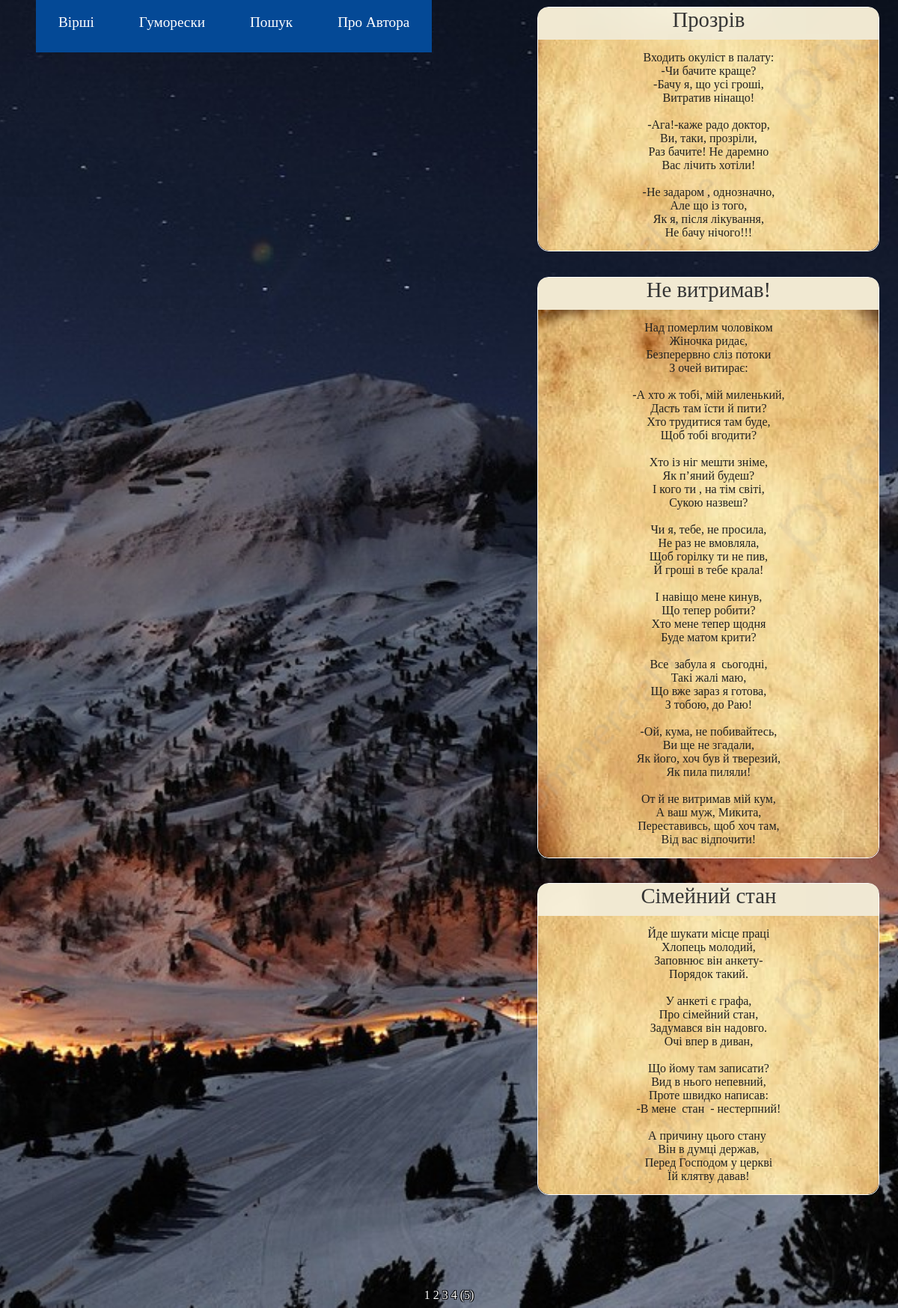
Page /poems/5 on the committed database.
### app/models.py (models this page shows)
class Poem(db.Model):
    id = db.Column(db.Integer, primary_key=True)
    title = db.Column(db.String(20), unique=True)
    text = db.Column(db.String(1028), unique=True)

### app/routes.py (the view)
@app.route('/poems/<int:page_num>')
def poems(page_num):
    poems = Poem.query.paginate(per_page=5, page=page_num, error_out=True)
    return render_template('poems.html', title='Вірші',  poems=poems)

### app/templates/poems.html
{% extends "base.html" %}
{% block app_content %}
    {% for poem in poems.items %}
        {% include "_poem.html" %}
    {% endfor %}
    <div class="pagination-links">
    {% for page in poems.iter_pages() %}
        {% if page %}
            {% if page != poems.page %}
                <a href="{{ url_for('poems', page_num=page) }}">{{ page }}</a>
            {% else %}
                <span style="color: white;">({{ page }})</span>
            {% endif %}
        {% else %}
            <span class=ellipsis style="color: white;">…</span>
        {% endif %}
    {% endfor %}
    </div>
{% endblock %}

### app/templates/base.html (shortened to what this page needs)
<html>
    <head>
        <link rel="stylesheet" href="{{ url_for('static', filename='styles.css') }}"/>
    </head>
    <body>
        <div id="navbar-container">
            <div id="navbar">
                <div class="link-div">
                    <nav>
                        <ul class="nav-links">
                            <li><a href="{{ url_for('poems', page_num=1) }}">Вірші</a></li>
                            <li><a href="{{ url_for('humoresques', hum_page_num=1) }}">Гуморески</a></li>
                            <li><a href="{{ url_for('search') }}">Пошук</a></li>
                            <li><a href="{{ url_for('about') }}">Про Автора</a></li>
                        </ul>
                    </nav>
                </div>
            </div>
        </div>
        <div id="page_container">
            {% block content %}
            <div class="container-fluid" style="margin-top: 100px;">
                {% block app_content %}{% endblock %}
            </div>
            {% endblock %}
        </div>
    </body>
</html>

### app/templates/_poem.html
{% extends "base.html" %}
{% block app_content %}
    <div id="poem-container">
        <div id="title">{{poem.title}}</div>
        <pre><div id="text">{{poem.text}}</div></pre>
    </div>
{% endblock %}

### app/static/styles.css (style rules this page uses)
#poem-container { width: 455px; border: 1px solid white; color: white; margin-left: 60%; margin-top: -5.7rem; margin-bottom: 125px; border-radius: 15px; }
#title { width: 100%; height: 40px; background: url('/static/title_bg.jpg') no-repeat center center fixed; -webkit-background-size: cover; -moz-background-size: cover; -o-background-size: cover; background-size: cover; font-family: 'Lobster Two', cursive; font-size: 1.8rem; color: #353535; text-align: center; padding-bottom: 5px; border-radius: 12px 12px 0 0; }
#text { background: url('/static/poem_bg.jpg') no-repeat center center; width: 455px; -webkit-background-size: cover; -moz-background-size: cover; -o-background-size: cover; background-size: cover; font-family: 'Lobster Two', cursive ; font-size: 1rem; color: #212121; text-align: center; margin-top: -15px; margin-bottom: -13px; padding-top: 15px; padding-bottom: 15px; border-radius:0 0 15px 15px; }
#navbar-container { position: absolute; top: 0; height: 100px; width: 50%; }
#navbar { position: fixed; display: flex; justify-content: space-between; align-items: center; font-size: 1.2rem; margin-bottom: 100px; margin-right: -500px; }
a { text-decoration: none; color: white; }
body { background: url('/static/night-mnt.jpg') no-repeat center center fixed; -webkit-background-size: cover; -moz-background-size: cover; -o-background-size: cover; background-size: cover; font-family: 'Lobster Two', cursive; }
.nav-links { display: flex; list-style: none; }
.nav-links a { padding: 30px; margin-right: 0px; background: rgb(4, 73, 150); transition: 0.3s ease-out; }
.pagination-links { text-align: center; text-shadow: -1px -1px 0 #000, 1px -1px 0 #000, -1px 1px 0 #000, 1px 1px 0 #000; float: bottom 0; }

### rows in the picture
Poem: title "Прозрів", text "Входить окуліст в палату: -Чи бачите краще? -Бачу я, що усі гроші, Витратив нінащо! -Ага!-каже радо доктор, Ви, таки, прозріли, Раз бачите! Не даремно Вас лічить хотіли! -Не задаром , однозначно, Але що із того, Як я, після лікування, Не бачу нічого!!!"
Poem: title "Не витримав!", text "Над померлим чоловіком Жіночка ридає, Безперервно сліз потоки З очей витирає: -А хто ж тобі, мій миленький, Дасть там їсти й пити? Хто трудитися там буде, Щоб тобі вгодити? Хто із ніг мешти зніме, Як п’яний будеш? І кого ти , на тім світі, Сукою назвеш? Чи я, тебе, не просила, Не раз не вмовляла, Щоб горілку ти не пив, Й гроші в тебе крала! І навіщо мене кинув, Що тепер робити? Хто мене тепер щодня Буде матом крити? Все забула я сьогодні, Такі жалі маю, Що вже зараз я готова, З тобою, до Раю! -Ой, кума, не побивайтесь, Ви ще не згадали, Як його, хоч був й тверезий, Як пила пиляли! От й не витримав мій кум, А ваш муж, Микита, Переставивсь, щоб хоч там, Від вас відпочити!"
Poem: title "Сімейний стан", text "Йде шукати місце праці Хлопець молодий, Заповнює він анкету- Порядок такий. У анкеті є графа, Про сімейний стан, Задумався він надовго. Очі впер в диван, Що йому там записати? Вид в нього непевний, Проте швидко написав: -В мене стан - нестерпний! А причину цього стану Він в думці держав, Перед Господом у церкві Їй клятву давав!"

### other values in the picture
{{ page }} "1" "2" "3" "4"
{{ page }} "5"
